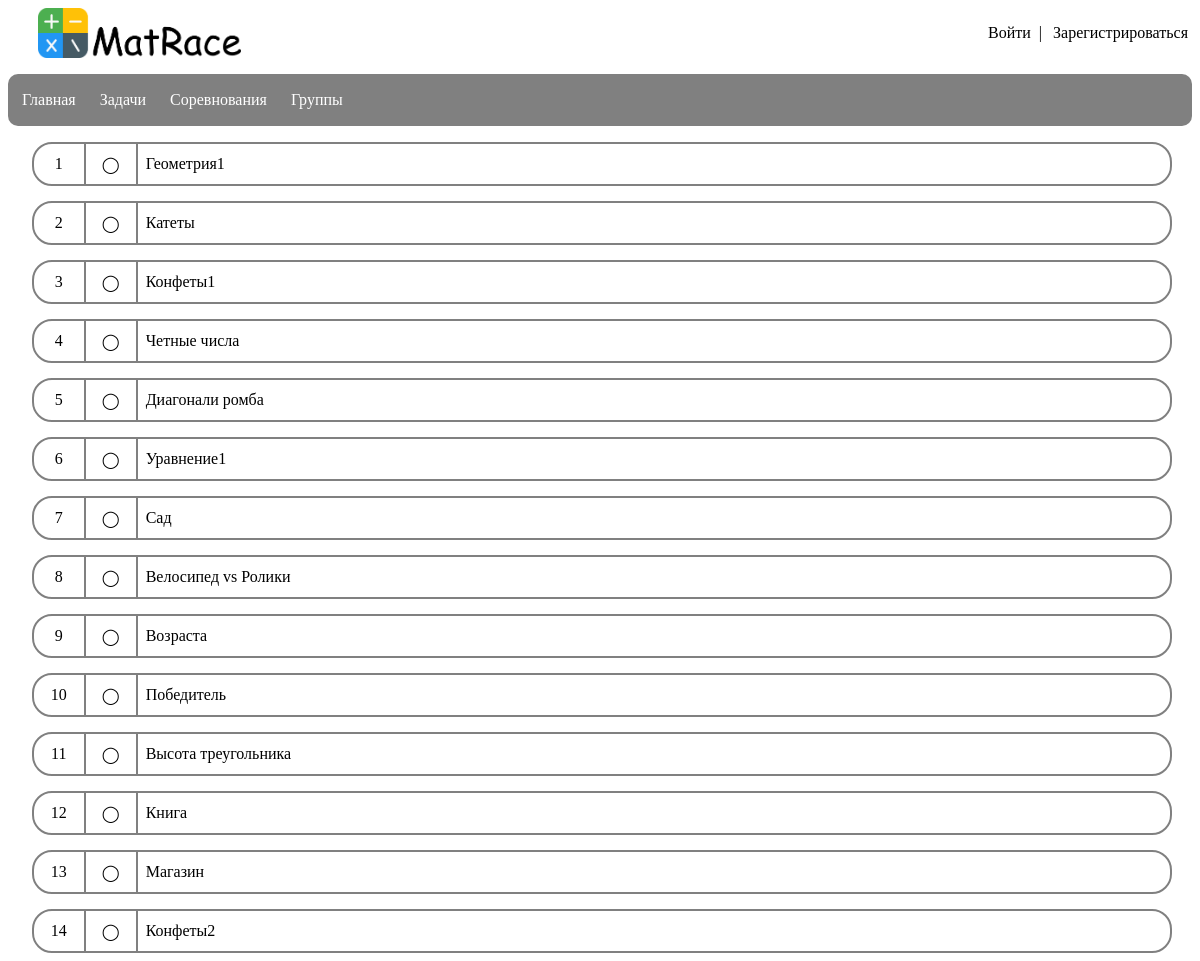
The page /tasks on the database its author committed.
### app/models.py (models this page shows, shortened)
class Task(db.Model):
    id = db.Column(db.Integer, primary_key=True)
    statement = db.Column(db.String)
    creator = db.Column(db.Integer, db.ForeignKey('user.id'))
    title = db.Column(db.String(60))
    generate = db.Column()
    solutions = db.relationship('Solution', backref='task', lazy='dynamic')

### app/routes.py (the view)
@app.route('/tasks', defaults={'id': None})
@app.route('/tasks/<int:id>')
def tasks(id):
    if id:
        task = Task.query.get(id)
        return render_template('tasks.html', id=id, task=task)
    tasks = Task.query.all()
    return render_template('tasks.html', id=id, tasks=tasks)

### app/templates/tasks.html
{% extends "base.html" %}
{% block content %}
    {% if not id %}
    {% for task in tasks %}
    <a href="\tasks\{{task.id}}" id="tasks">
        <div class="task">
            <div class="task_id">
               {{ task.id }}
            </div>
            <div class="task_status">
                ◯
            </div>
            <div>
                <div class="task_title">
                    {{ task.title }}
                </div>
            </div>
        </div>
    </a>
    {% endfor %}
    {% else %}
        {% include '_task.html' %}
    {% endif %}
{% endblock %}

### app/templates/base.html (shortened to what this page needs)
<html>
    <head>
        <link type="text/css" href="../static/css/styles.css" rel="stylesheet" />
    </head>
    <body>
        <div id="header">
            <a href="/"><img class="logo" src="../static/images/logo.png"></a>
            <div>
                {% if current_user.is_anonymous %}
                <a href="/login" class="login">Войти</a>
                |
                <a href="/register" class="login">Зарегистрироваться</a>
                {% else %}
                <a href="/profile" id="profile_button"> {{ current_user.username }} </a>
                |
                <a href="{{ 'logout' }}" class="login">Выйти</a>
                {% endif %}
            </div>
        </div>
        <div id="menu">
            <ul>
                <li><a href="/">Главная</a></li>
                <li><a href="/tasks">Задачи</a></li>
                <li><a href="/contests">Соревнования</a></li>
                <li><a href="/groups">Группы</a></li>
            </ul>
        </div>
        {% block content %}{% endblock %}
    </body>
</html>

### app/static/css/styles.css (style rules this page uses)
body { font-family: Comic Sans MS; }
ul { list-style-type: none; padding: 7px; overflow: hidden; background-color: grey; border-radius: 10px; }
.logo { height: 50px; margin-left: 30px; }
#header { display: flex; justify-content: space-between; align-items: center; }
.login { color: black; text-align: center; }
.login { padding: 4px; padding-left: 7px; color: black; border-radius: 5px; text-decoration: none; }
li { float: left; }
li a { display: block; color: white; text-align: center; margin-right: 10px; padding: 10px; padding-left: 7px; padding-right: 7px; border-radius: 10px; text-decoration: none; }
#tasks { color: black; text-decoration: none }
.task { margin-left: 2%; margin-top: 15px; border: 2px solid grey; border-radius: 20px; width: 96%; display: flex; align-items: center; height: 40px; }
.task_id { width: 50px; height: 40px; display: flex; justify-content: center; align-items: center; border-right: 2px solid grey; }
.task_title { padding: 8px; display: flex; text-items: center; }
.task_status { width: 50px; height: 40px; border-right: 2px solid grey; display: flex; justify-content: center; align-items: center; }

### rows shown on the page
Task: id "1", title "Геометрия1"
Task: id "2", title "Катеты"
Task: id "3", title "Конфеты1"
Task: id "4", title "Четные числа"
Task: id "5", title "Диагонали ромба"
Task: id "6", title "Уравнение1"
Task: id "7", title "Сад"
Task: id "8", title "Велосипед vs Ролики"
Task: id "9", title "Возраста"
Task: id "10", title "Победитель"
Task: id "11", title "Высота треугольника"
Task: id "12", title "Книга"
Task: id "13", title "Магазин"
Task: id "14", title "Конфеты2"
